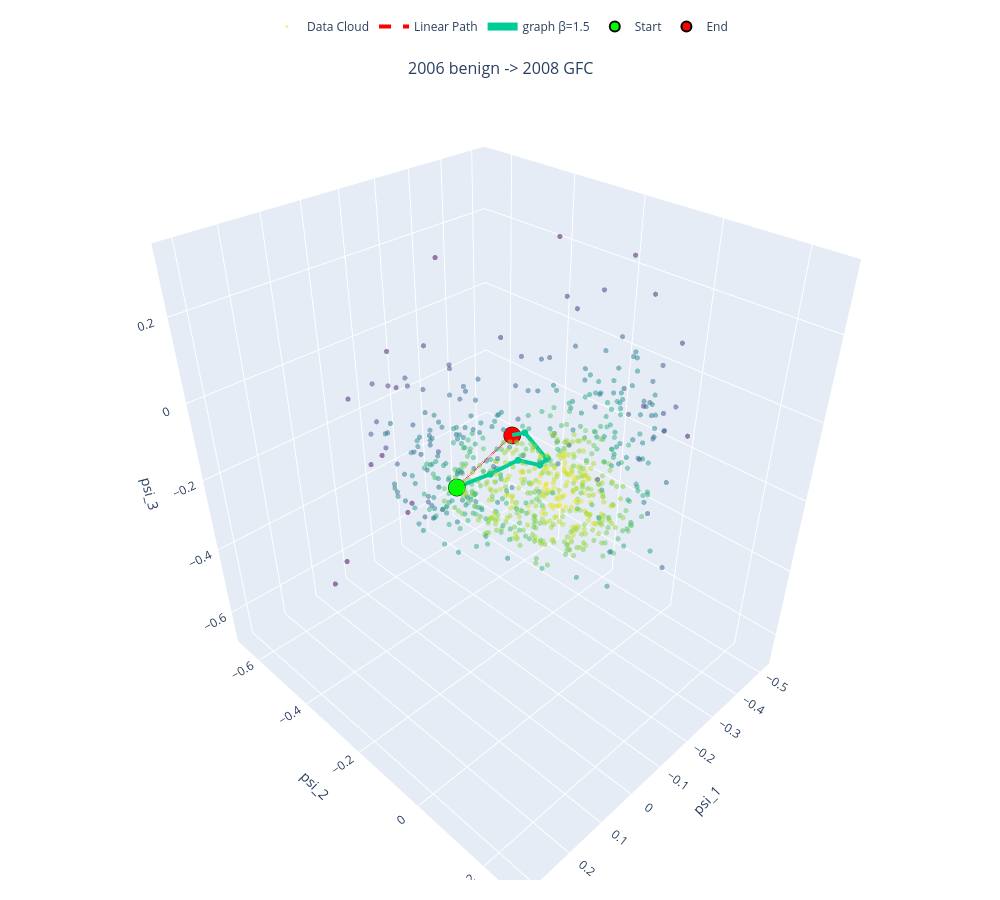

Write notebook code for a chart like this one.
### Code cell
import numpy as np
import plotly.graph_objects as go
from plotly.subplots import make_subplots

event = "1977 benign -> 1982 Recession Trough"
s, e = pairs[event]

betas = [1.5]

# 1. Update specs to 2x2 grid with 3D scenes
specs = [[{'type': 'scene'}]]

fig = make_subplots(rows=1, cols=1, subplot_titles=list(pairs.keys())[:4], specs=specs)

idx = 0; row_idx = (idx // 2) + 1; col_idx = (idx % 2) + 1; is_first = (idx == 0)

# --- Data Cloud ---
fig.add_trace(go.Scatter3d(x=Psi[:, 0], y=Psi[:, 1], z=Psi[:, 2], mode='markers',
                            marker=dict(size=3, color=-V, colorscale='Viridis', opacity=0.5, showscale=False),
                            name='Data Cloud', legendgroup='Data Cloud', showlegend=is_first), row=row_idx, col=col_idx)

lin = np.linspace(Psi[s], Psi[e], 40)
rho_min, rho_mean, idx_min, nn_dist = lin_interior_min_mean(s, e, h_dens, scale, n=n_grid)

fig.add_trace(go.Scatter3d(x=lin[:, 0], y=lin[:, 1], z=lin[:, 2], mode='lines',
                           line=dict(color='red', width=4, dash='dash'),
                           name='Linear Path', legendgroup='Linear Path', showlegend=is_first), row=row_idx, col=col_idx)


# --- Graph Paths for different Betas ---
for beta in betas:
    p = graph_path(A_dist_sym, beta, V, s, e)
    P = Psi[p]
    fig.add_trace(go.Scatter3d(
        x=P[:, 0], y=P[:, 1], z=P[:, 2], mode='lines+markers', marker=dict(size=4), line=dict(width=8),
        name=f"graph β={beta}", legendgroup=f"graph β={beta}", showlegend=is_first
    ), row=row_idx, col=col_idx)
    
# --- Start / End Markers ---
fig.add_trace(go.Scatter3d(
    x=[Psi[s, 0]], y=[Psi[s, 1]], z=[Psi[s, 2]], mode='markers', 
    marker=dict(size=10, color='lime', line=dict(color='black', width=2)),
    name='Start', legendgroup='Start', showlegend=is_first
), row=row_idx, col=col_idx)

fig.add_trace(go.Scatter3d(
    x=[Psi[e, 0]], y=[Psi[e, 1]], z=[Psi[e, 2]], mode='markers',
    marker=dict(size=10, color='red', line=dict(color='black', width=2)),
    name='End', legendgroup='End', showlegend=is_first
), row=row_idx, col=col_idx)

# --- Scene Axes Titles ---
fig.update_scenes(
    xaxis_title=r'psi_1', yaxis_title='psi_2', zaxis_title=r'psi_3', 
    row=row_idx, col=col_idx
)

# Adjust dimensions nicely for a 2x2 grid
fig.update_layout(
    height=900, 
    width=1000, 
    margin=dict(l=20, r=20, t=50, b=20), 
    legend=dict(orientation="h", yanchor="bottom", y=1.05, xanchor="center", x=0.5)
)

fig.show()

### Figure 1 — Plotly figure (JSON) as saved in the notebook; plotly's stock layout.template omitted (floating-point values rounded to 4 significant figures; data arrays with more than 128 entries replaced by an {"elided": "..."} marker saying what was removed)
{"data": [{"legendgroup": "Data Cloud", "marker": {"color": {"elided": "743 float values"}, "colorscale": [[0, "#440154"], [0.1111, "#482878"], [0.2222, "#3e4989"], [0.3333, "#31688e"], [0.4444, "#26828e"], [0.5556, "#1f9e89"], [0.6667, "#35b779"], [0.7778, "#6ece58"], [0.8889, "#b5de2b"], [1, "#fde725"]], "opacity": 0.5, "showscale": false, "size": 3}, "mode": "markers", "name": "Data Cloud", "scene": "scene", "showlegend": true, "type": "scatter3d", "x": {"elided": "743 float values"}, "y": {"elided": "743 float values"}, "z": {"elided": "743 float values"}}, {"legendgroup": "Linear Path", "line": {"color": "red", "dash": "dash", "width": 4}, "mode": "lines", "name": "Linear Path", "scene": "scene", "showlegend": true, "type": "scatter3d", "x": [0.1554, 0.1479, 0.1404, 0.1329, 0.1253, 0.1178, 0.1103, 0.1028, 0.09531, 0.0878, 0.08029, 0.07278, 0.06527, 0.05776, 0.05025, 0.04274, 0.03523, 0.02772, 0.02021, 0.0127, 0.005187, -0.002323, -0.009832, -0.01734, -0.02485, -0.03236, -0.03987, -0.04738, -0.05489, -0.0624, -0.06991, -0.07742, -0.08493, -0.09244, -0.09995, -0.1075, -0.115, -0.1225, -0.13, -0.1375], "y": [-0.05488, -0.05856, -0.06223, -0.06591, -0.06959, -0.07326, -0.07694, -0.08062, -0.08429, -0.08797, -0.09165, -0.09532, -0.099, -0.1027, -0.1064, -0.11, -0.1137, -0.1174, -0.1211, -0.1247, -0.1284, -0.1321, -0.1358, -0.1394, -0.1431, -0.1468, -0.1505, -0.1542, -0.1578, -0.1615, -0.1652, -0.1689, -0.1725, -0.1762, -0.1799, -0.1836, -0.1872, -0.1909, -0.1946, -0.1983], "z": [0.01058, 0.008443, 0.006306, 0.00417, 0.002033, -0.0001031, -0.00224, -0.004376, -0.006512, -0.008649, -0.01079, -0.01292, -0.01506, -0.01719, -0.01933, -0.02147, -0.0236, -0.02574, -0.02788, -0.03001, -0.03215, -0.03429, -0.03642, -0.03856, -0.0407, -0.04283, -0.04497, -0.0471, -0.04924, -0.05138, -0.05351, -0.05565, -0.05779, -0.05992, -0.06206, -0.0642, -0.06633, -0.06847, -0.07061, -0.07274]}, {"legendgroup": "graph β=1.5", "line": {"width": 8}, "marker": {"size": 4}, "mode": "lines+markers", "name": "graph β=1.5", "scene": "scene", "showlegend": true, "type": "scatter3d", "x": [0.1554, 0.09426, 0.0462, 0.02209, -0.0245, -0.047, -0.08139, -0.1375], "y": [-0.05488, -0.02885, -0.003844, 0.02893, 0.006181, -0.01592, -0.108, -0.1983], "z": [0.01058, 0.02289, 0.04291, 0.0363, 0.01857, -0.004511, -0.0005671, -0.07274]}, {"legendgroup": "Start", "marker": {"color": "lime", "line": {"color": "black", "width": 2}, "size": 10}, "mode": "markers", "name": "Start", "scene": "scene", "showlegend": true, "type": "scatter3d", "x": [0.1554], "y": [-0.05488], "z": [0.01058]}, {"legendgroup": "End", "marker": {"color": "red", "line": {"color": "black", "width": 2}, "size": 10}, "mode": "markers", "name": "End", "scene": "scene", "showlegend": true, "type": "scatter3d", "x": [-0.1375], "y": [-0.1983], "z": [-0.07274]}], "layout": {"annotations": [{"font": {"size": 16}, "showarrow": false, "text": "2006 benign -> 2008 GFC", "x": 0.5, "xanchor": "center", "xref": "paper", "y": 1, "yanchor": "bottom", "yref": "paper"}], "height": 900, "legend": {"orientation": "h", "x": 0.5, "xanchor": "center", "y": 1.05, "yanchor": "bottom"}, "margin": {"b": 20, "l": 20, "r": 20, "t": 50}, "scene": {"domain": {"x": [0, 1], "y": [0, 1]}, "xaxis": {"title": {"text": "psi_1"}}, "yaxis": {"title": {"text": "psi_2"}}, "zaxis": {"title": {"text": "psi_3"}}}, "width": 1000}}
